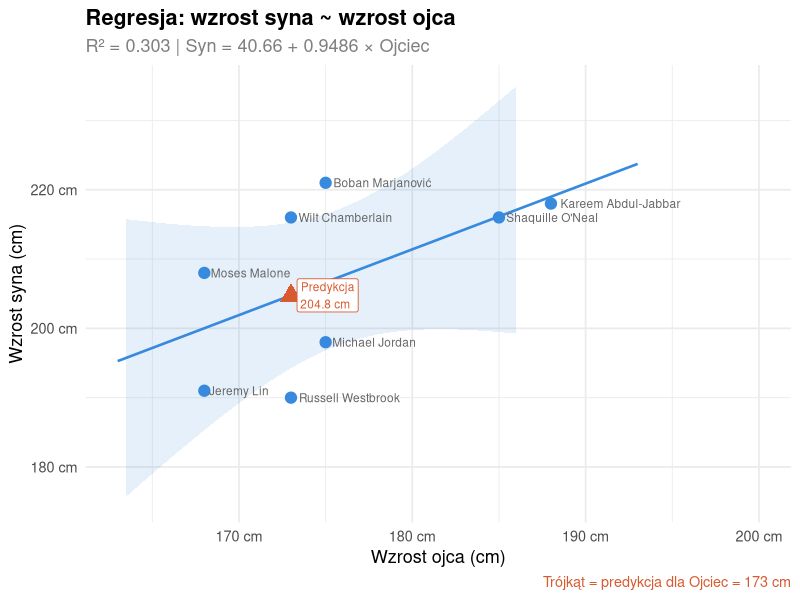

R code for this plot:
# Dane
df <- tibble::tibble(
  Koszykarz = c(
    "Michael Jordan",
    "Shaquille O'Neal",
    "Kareem Abdul-Jabbar",
    "Russell Westbrook",
    "Moses Malone",
    "Jeremy Lin",
    "Boban Marjanović",
    "Wilt Chamberlain"
  ),
  Syn = c(198, 216, 218, 190, 208, 191, 221, 216),
  Ojciec = c(175, 185, 188, 173, 168, 168, 175, 173)
)

# Model regresji
Model <- lm(Syn ~ Ojciec, data = df)
summary(Model)

# Predykcja dla nowych danych
Nowe <- tibble::tibble(Ojciec = 173)
predict(Model, Nowe)

# ── Wizualizacja ────────────────────────────────────────────────────────────────
library(ggplot2)

# Zakres osi X dla linii regresji i przedziału ufności
x_seq <- data.frame(
  Ojciec = seq(min(df$Ojciec) - 5, max(df$Ojciec) + 5, by = 0.5)
)
ci <- predict(Model, x_seq, interval = "confidence", level = 0.95)
band <- cbind(x_seq, as.data.frame(ci))

# Punkt predykcji
pred_point <- data.frame(
  Ojciec = Nowe$Ojciec,
  Syn = predict(Model, Nowe)
)

ggplot(df, aes(x = Ojciec, y = Syn)) +
  geom_ribbon(
    data = band,
    aes(x = Ojciec, ymin = lwr, ymax = upr),
    inherit.aes = FALSE,
    fill = "#378ADD",
    alpha = 0.12
  ) +
  geom_line(
    data = band,
    aes(x = Ojciec, y = fit),
    inherit.aes = FALSE,
    colour = "#378ADD",
    linewidth = 0.9
  ) +
  geom_point(colour = "#378ADD", size = 3.5) +
  geom_text(
    aes(label = Koszykarz),
    hjust = -0.08,
    vjust = 0.5,
    size = 3,
    colour = "grey40"
  ) +
  geom_point(
    data = pred_point,
    aes(x = Ojciec, y = Syn),
    colour = "#D85A30",
    size = 5,
    shape = 17
  ) +
  geom_label(
    data = pred_point,
    aes(
      x = Ojciec,
      y = Syn,
      label = paste0("Predykcja\n", round(Syn, 1), " cm")
    ),
    hjust = -0.1,
    vjust = 0.5,
    size = 3,
    colour = "#D85A30",
    fill = "white",
    label.size = 0.3
  ) +
  scale_x_continuous(limits = c(163, 200), labels = function(x) {
    paste0(x, " cm")
  }) +
  scale_y_continuous(limits = c(175, 235), labels = function(y) {
    paste0(y, " cm")
  }) +
  labs(
    title = "Regresja: wzrost syna ~ wzrost ojca",
    subtitle = paste0("R² = 0.303 | Syn = 40.66 + 0.9486 × Ojciec"),
    x = "Wzrost ojca (cm)",
    y = "Wzrost syna (cm)",
    caption = "Trójkąt = predykcja dla Ojciec = 173 cm"
  ) +
  theme_minimal(base_size = 13) +
  theme(
    plot.title = element_text(face = "bold"),
    plot.subtitle = element_text(colour = "grey50"),
    plot.caption = element_text(colour = "#D85A30")
  )
